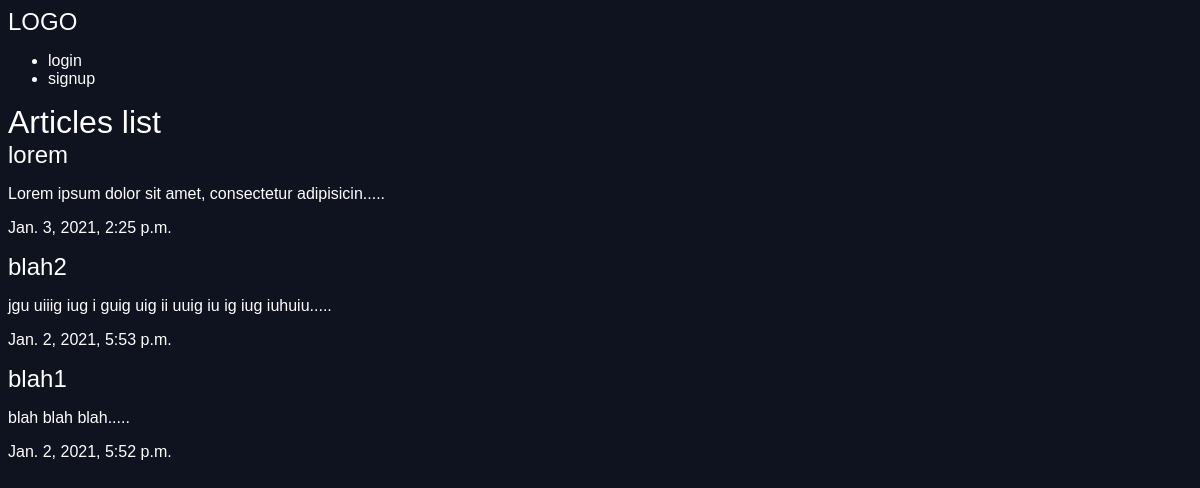
/articles/, run on an earlier commit of the app's database.
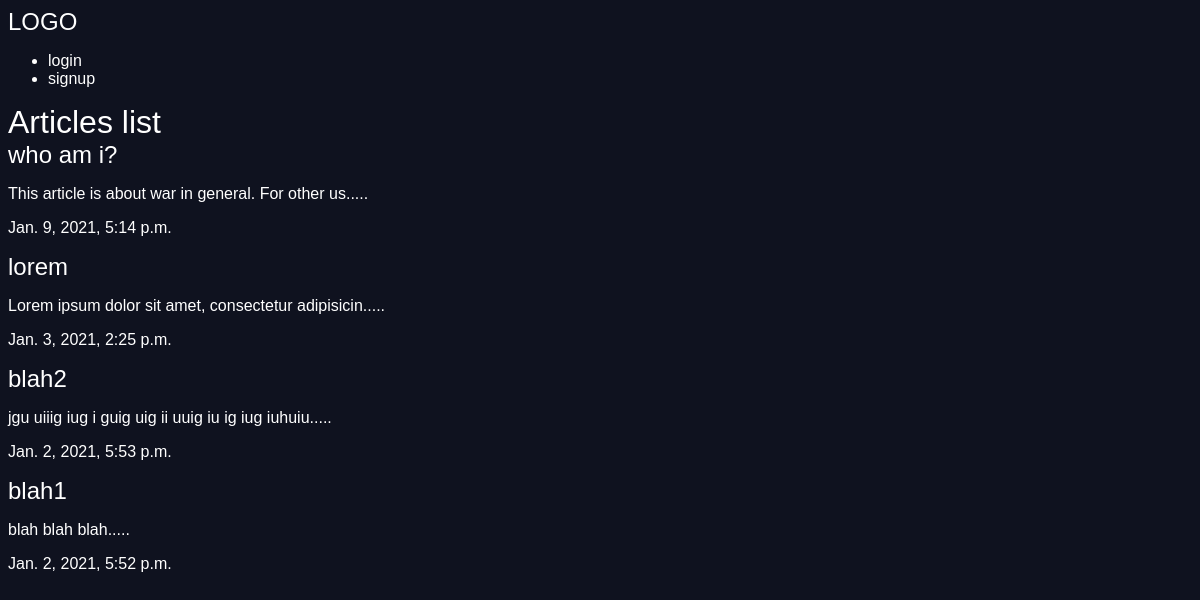
And on a later commit of the database.
### articles/models.py (models this page shows, shortened)
class Article(models.Model):
    title = models.CharField(max_length = 100)
    slug = models.SlugField()
    body = models.TextField()
    date = models.DateTimeField(auto_now_add = True)
    image = models.ImageField(default='default.jpg',blank=True)
    author = models.ForeignKey(User,default = None, on_delete=models.CASCADE)
    def snippet(self):
        return self.body[0:50] + '.....'

### articles/views.py (the view)
# urls.py: path('', views.articles_list,name="list"),
def articles_list(request):
    articles = models.Article.objects.all().order_by('-date')
    args = {'articles':articles}
    return render(request,'articles/articleslist.html',args)

### articles/templates/articles/articleslist.html (shortened to what this page needs)
{% extends 'base.html' %}
{% block content %}
 <div class="container">
    <h1>Articles list</h1>
    {% for article in articles %}
    <h2><a href="{%  url 'articles:detail' slug=article.slug %}">{{article.title}}</a></h2>
    <p>{{article.snippet}}</p>
    <p>{{article.date}}</p>
    {% endfor %}
</div>
{% endblock %}

What changed in the data, as far as the page shows it:
added Article: title "who am i?", snippet "This article is about war in general. For other us.....", date "Jan. 9, 2021, 5:14 p.m."
